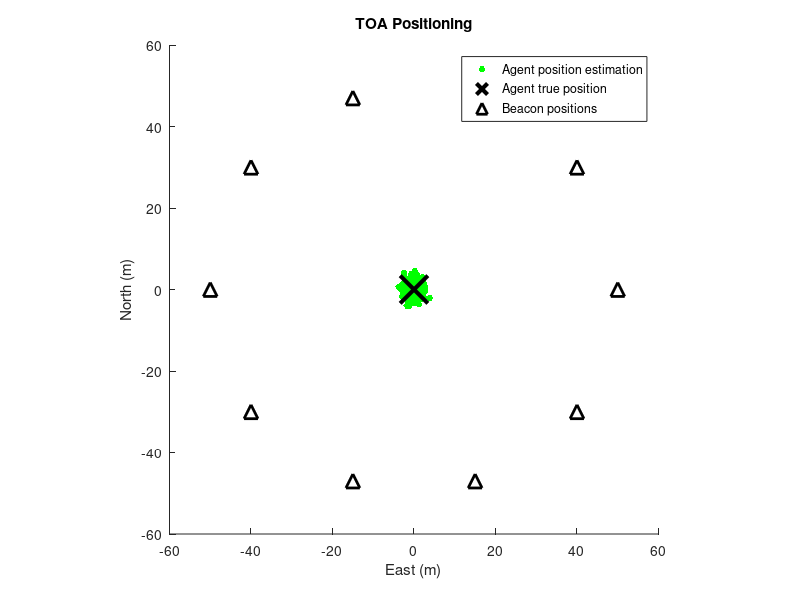

MATLAB code for this plot:
% ------------------------------------------------------------------------
% Example for indoor positioning by time-of-arrival (TOA) measurements
% Estimated by iterative least-squares and weighted least-squares
%
% by GH.Zhang 2022/05/26
% guo-hao.zhang@connect.polyu.hk
% ------------------------------------------------------------------------
clc;
clear;
close all;

%% Estimation Setup
% Speed of light
c = 299792458;

% Import TOA measurement data and environment parameters
load("Example_data.mat");

% Operation time
T = size(data,2);

% Initialize agent approximate state (initial agent clock offset = 0)
x_a0 = [x_a_initial;0];

%% Positioning with TOA measurements by iterative least-squares

% Position estimation on each epoch
for t = 1:T
    
    % Initialize agent state offset (initial agent clock offset update = 0)
    delta_x_a = [1e9; 1e9; 1e9; 0];

    % Initialize iteration steps
    k = 0;

    % Initialize agent approximate state (initial agent clock offset = 0)
    x_a0 = [x_a_initial;0];

    % Beacon numbers during positioning
    I = size(data{t},2);

    % iterative estimation until convergence or iteration step exceeds 
    % the limitation
    while norm(delta_x_a(1:3,1)) > 1e-3 && k < 50

        % clear variables from last estimation epoch
        clear z_a z_a0 delta_z_a0 H_a0;

        % Establish variables for each beacon
        for i = 1:I

            % Obtain range observation by TOA measurement
            z_a(i,1) = c*data{t}(i).TOA;

            % Obtain approximate range information by beacon positions and
            % agent approximate state
            z_a0(i,1) = norm(x_beacons(1:3,i) - x_a0(1:3,1));

            % Calculate range offset from approximate range information to
            % the received range observation with compensation on agent
            % clock offset
            delta_z_a0(i,1) = z_a(i,1) - z_a0(i,1) - x_a0(4,1);

            % Calculate line-of-sight vector from each beacon to agent
            H_a0(i,1:4) = [(x_a0(1:3,1) - x_beacons(1:3,i))'./z_a0(i,1),1];
        end

        % Establish linear relationships between range offset, measurement
        % matrix, and state offset. Solve the state offset by least-sqaures 
        % estimation 
        delta_x_a = inv(H_a0'*H_a0)*H_a0'*delta_z_a0;

        % Update approximate agent state by the estimated state offset
        x_a0 = x_a0 + delta_x_a(1:4,1);

        % interation step update
        k = k + 1;
    end

    % Obtain agent position estimation from the converged state estimation
    x_a_est(1:3,t) = x_a0(1:3,1);
end

%% Visualize agent position estimation results
figure(1);
hold on;
plot(x_a_est(1,:),x_a_est(2,:),'g.','MarkerSize',15,'LineWidth',2);
plot(x_a(1),x_a(2),'kx','MarkerFaceColor','none','MarkerSize',20,'LineWidth',3);
plot(x_beacons(1,:),x_beacons(2,:),'k^','MarkerFaceColor','w','MarkerSize',10,'LineWidth',2);
xlabel('East (m)');
xlim([-60,60]);
ylabel('North (m)');
ylim([-60,60]);
axis equal
legend('Agent position estimation','Agent true position','Beacon positions')
title('TOA Positioning');























